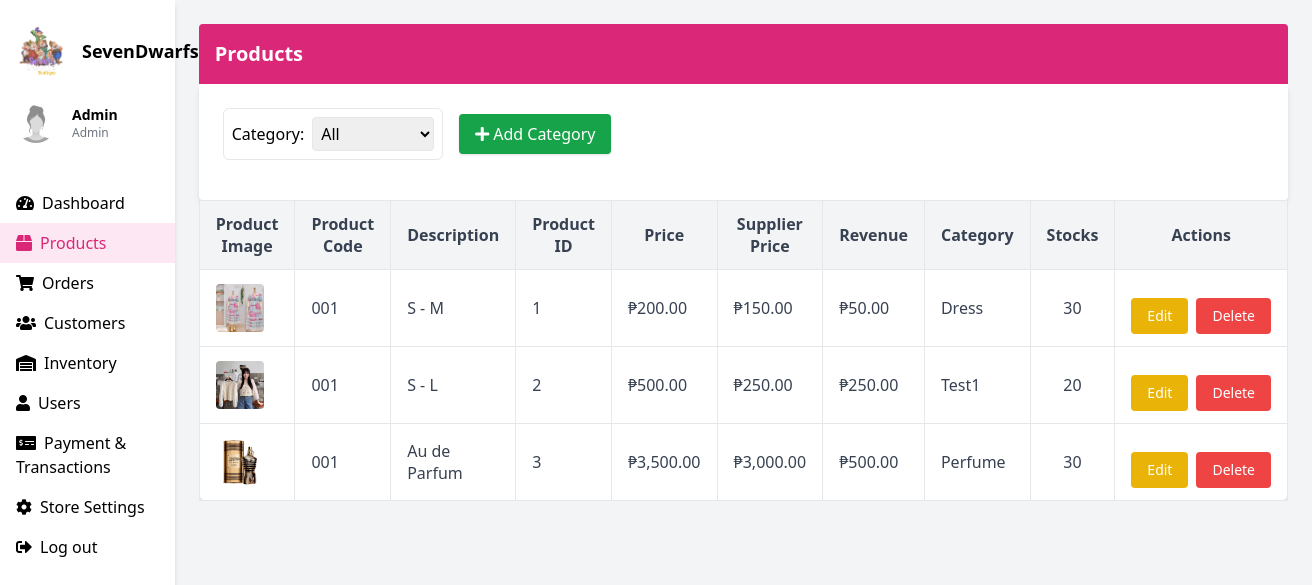
/products.php, run on the app's committed database.
### tables this page shows
CREATE TABLE `products` (
  `product_id` int(11) NOT NULL,
  `product_name` varchar(255) DEFAULT NULL,
  `description` text DEFAULT NULL,
  `price_id` int(11) DEFAULT NULL,
  `stocks` int(11) DEFAULT NULL,
  `category_id` int(11) DEFAULT NULL,
  `image_url` varchar(255) DEFAULT NULL,
  `created_at` timestamp NOT NULL DEFAULT current_timestamp(),
  `supplier_id` int(11) DEFAULT NULL,
  `supplier_price` decimal(10,2) NOT NULL,
  `revenue` decimal(10,2) GENERATED ALWAYS AS (`price_id` - `supplier_price`) STORED
);

CREATE TABLE `categories` (
  `category_id` int(11) NOT NULL,
  `category_code` varchar(10) DEFAULT NULL,
  `category_name` varchar(100) NOT NULL
);

### products.php (the view, shortened to what this page needs)
<?php
require 'conn.php';
$admin_name = "Admin";
$admin_role = "Admin";
$products = [];
$sqlProducts = "
    SELECT p.*, c.category_name
    FROM products p
    LEFT JOIN categories c ON p.category_id = c.category_id
";
$productStmt = $conn->prepare($sqlProducts);
$productStmt->execute();
$resultProducts = $productStmt->get_result();
if ($resultProducts->num_rows > 0) {
    while ($row = $resultProducts->fetch_assoc()) {
        $products[] = $row;
    }
}
?>
<html lang="en">
 <head>
  <script src="https://cdn.tailwindcss.com">
  </script>
  <link href="https://cdnjs.cloudflare.com/ajax/libs/font-awesome/5.15.3/css/all.min.css" rel="stylesheet"/>
 </head>
 <body class="bg-gray-100">
  <div class="flex h-screen">
   <div class="w-64 bg-white shadow-md">
    <div class="p-4">
     <div class="flex items-center space-x-4">
      <img alt="User profile picture" class="rounded-full" height="50" src="logo.png" width="50"/>
      <div>
       <h2 class="text-lg font-semibold">
        SevenDwarfs
       </h2>
      </div>
     </div>
     <div class="mt-4">
      <div class="flex items-center space-x-4">
       <img alt="User profile picture" class="rounded-full" height="40" src="newID.jpg" width="40"/>
       <div>
       <h3 class="text-sm font-semibold">
        <?php echo htmlspecialchars($admin_name); ?>
        </h3>
        <p class="text-xs text-gray-500">
        <?php echo htmlspecialchars($admin_role); ?>
        </p>
       </div>
      </div>
     </div>
    </div>
    <nav class="mt-6">
     <ul>
          <li class="px-4 py-2 hover:bg-gray-200"><i class="fas fa-tachometer-alt mr-2"></i><a href="dashboard.php">Dashboard</a></li>
          <li class="px-4 py-2 bg-pink-100 text-pink-600"><i class="fas fa-box mr-2"></i><a href="products.php">Products</a></li>
          <li class="px-4 py-2 hover:bg-gray-200"><i class="fas fa-shopping-cart mr-2"></i><a href="orders.php">Orders</a></li>
          <li class="px-4 py-2 hover:bg-gray-200"><i class="fas fa-users mr-2"></i><a href="customers.php">Customers</a></li>
          <li class="px-4 py-2 hover:bg-gray-200"><i class="fas fa-warehouse mr-2"></i><a href="inventory.php">Inventory</a></li>
          <li class="px-4 py-2 hover:bg-gray-200"><i class="fas fa-user mr-2"></i><a href="users.php">Users</a></li>
          <li class="px-4 py-2 hover:bg-gray-200"><i class="fas fa-money-check-alt mr-2"></i><a href="payandtransac.php">Payment & Transactions</a></li>
          <li class="px-4 py-2 hover:bg-gray-200"><i class="fas fa-cog mr-2"></i><a href="storesettings.php">Store Settings</a></li>
          <li class="px-4 py-2 hover:bg-gray-200"><i class="fas fa-sign-out-alt mr-2"></i><a href="logout.php">Log out</a></li>
        </ul>
      </nav>
    </div>
    <div class="flex-1 p-6">
      <div class="bg-pink-600 text-white p-4 rounded-t">
        <h1 class="text-xl font-bold">Products</h1>
      </div>
      <div class="bg-white p-6 rounded-b shadow-md space-y-6">
      <div class="filters flex items-center gap-4">
  <form method="GET" action="products.php" id="categoryForm" class="flex items-center">
    <label class="border rounded-md p-2 flex items-center gap-2">Category:
      <select name="category" onchange="document.getElementById('categoryForm').submit()" class="p-1 border rounded">
        <option value="all">All</option>
      </select>
    </label>
  </form>
<div class="mb-4">
  <button onclick="openCategoryModal()" type="button"
    class="bg-green-600 text-white px-4 py-2 rounded shadow hover:bg-green-700">
    <i class="fas fa-plus mr-1"></i>Add Category
  </button>
</div>
</div>
        </div>
<div class="overflow-x-auto">
  <table class="min-w-full bg-white border border-gray-200 shadow rounded-lg">
    <thead class="bg-gray-100 text-gray-700">
      <tr>
      <th class="px-4 py-3 border">Product Image</th>
        <th class="px-4 py-3 border">Product Code</th>
        <th class="px-4 py-3 border">Description</th>
        <th class="px-4 py-3 border">Product ID</th>
        <th class="px-4 py-3 border">Price</th>
        <th class="px-4 py-3 border">Supplier Price</th>
        <th class="px-4 py-3 border">Revenue</th>
        <th class="px-4 py-3 border">Category</th>
        <th class="px-4 py-3 border">Stocks</th>
        <th class="px-4 py-3 border">Actions</th>
      </tr>
    </thead>
    <tbody class="text-gray-700">
      <?php if (!empty($products)) {
        foreach ($products as $product) { ?>
          <tr class="hover:bg-gray-50">
            <td class="px-4 py-3 border text-center">
              <img src="<?php echo htmlspecialchars($product['image_url']); ?>" alt="Product Image" class="w-12 h-12 object-cover rounded">
            </td>
            <td class="px-4 py-3 border"><?php echo htmlspecialchars($product['product_name']); ?></td>
            <td class="px-4 py-3 border"><?php echo htmlspecialchars($product['description']); ?></td>
            <td class="px-4 py-3 border"><?php echo $product['product_id']; ?></td>
            <td class="px-4 py-3 border">₱<?php echo number_format($product['price_id'], 2); ?></td>
            <td class="px-4 py-3 border">₱<?php echo number_format($product['supplier_price'], 2); ?></td>
            <td class="px-4 py-3 border">₱<?php echo number_format($product['price_id'] - $product['supplier_price'], 2); ?></td>
            <td class="px-4 py-3 border"><?php echo htmlspecialchars($product['category_name']); ?></td>
            <td class="px-4 py-3 border text-center"><?php echo $product['stocks']; ?></td>
            <td class="px-4 py-3 border">
            <div class="flex justify-center mt-4">
  <div class="flex gap-2">
    <a href="edit_product.php?id=<?php echo $product['product_id']; ?>" class="bg-yellow-500 hover:bg-yellow-600 text-white px-4 py-2 rounded text-sm">
      Edit
    </a>
    <a href="delete_product.php?id=<?php echo $product['product_id']; ?>" onclick="return confirm('Are you sure you want to delete this product?')" class="bg-red-500 hover:bg-red-600 text-white px-4 py-2 rounded text-sm">
      Delete
    </a>
  </div>
</div>
            </td>
          </tr>
      <?php }
      } else { ?>
        <tr>
          <td colspan="8" class="text-center px-4 py-6 text-gray-500 border">No products available</td>
        </tr>
      <?php } ?>
    </tbody>
  </table>
</div>

### data on the page
products: image_url (picture), product_name "001", description "S - M", product_id "1", price "200.00", supplier_price "150.00", $product['price_id'] - $product['supplier_price'] "50.00", category.category_name "Dress", stocks "30"
products: image_url (picture), product_name "001", description "S - L", product_id "2", price "500.00", supplier_price "250.00", $product['price_id']-$product['supplier_price'] "250.00", category.category_name "Test1", stocks "20"
products: image_url (picture), product_name "001", description "Au de Parfum", product_id "3", price "3,500.00", supplier_price "3,000.00", $product['price_id'] - $product['supplier_price'] "500.00", category.category_name "Perfume", stocks "30"

### other printed values
$admin_name "Admin"
$admin_role "Admin"
